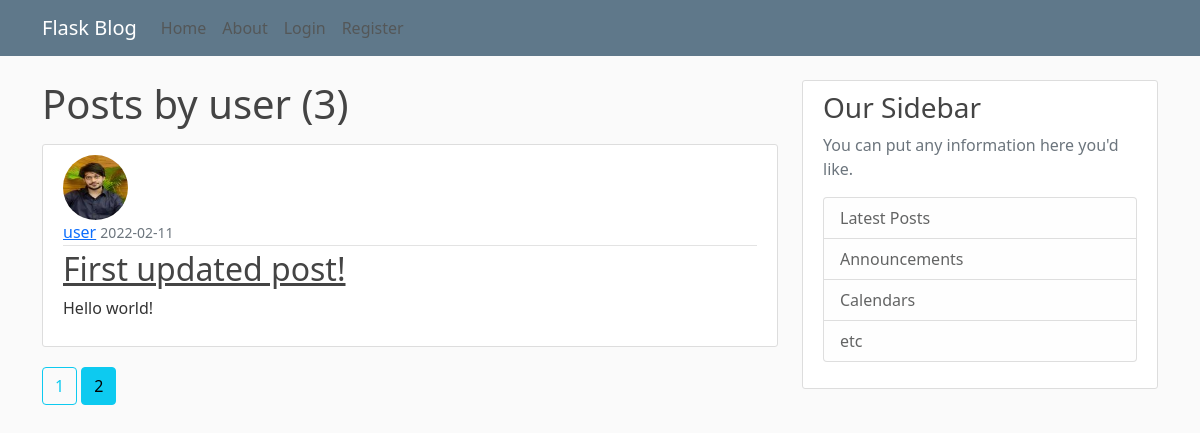
Screenshot of /user/user?page=2 with the database file from the repository.
### flaskblog/models.py (models this page shows, shortened)
class User(db.Model, UserMixin):
    id = db.Column(db.Integer, primary_key=True)
    username = db.Column(db.String(20), unique=True, nullable=False)
    email = db.Column(db.String(120), unique=True, nullable=False)
    image_file = db.Column(db.String(20), nullable=False, default='default.jpg')
    password = db.Column(db.String(60), nullable=False)
    posts = db.relationship('Post', backref='author', lazy=True)

class Post(db.Model):
    id = db.Column(db.Integer, primary_key=True)
    title = db.Column(db.String(100), nullable=False)
    date_posted = db.Column(db.DateTime, nullable=False, default=datetime.utcnow)
    content = db.Column(db.Text, nullable=False)
    user_id = db.Column(db.Integer, db.ForeignKey('user.id'), nullable=False)

### flaskblog/users/routes.py (the view)
@users.route("/user/<string:username>")
def user_posts(username):
    page = request.args.get('page', 1, type = int)
    user = User.query.filter_by(username = username).first_or_404()
    posts = Post.query.filter_by(author = user).order_by(Post.date_posted.desc()).paginate(page = page, per_page = 2)
    return render_template('user_posts.html', posts=posts, user = user)

### flaskblog/templates/user_posts.html (shortened to what this page needs)
{% extends "layout.html" %}
{% block content %}
    <h1 class="mb-3">Posts by {{ user.username }} ({{ posts.total }})</h1>
    {% for post in posts.items %}
        <article class="media content-section">
          <img class="rounded-circle article-img" src="{{ url_for('static', filename='profile_pics/' + post.author.image_file) }}">
          <div class="media-body">
            <div class="article-metadata">
              <a class="mr-2" href="{{ url_for('users.user_posts', username=post.author.username) }}">{{ post.author.username }}</a>
              <small class="text-muted">{{ post.date_posted.strftime('%Y-%m-%d') }}</small>
            </div>
            <h2><a class="article-title" href="{{ url_for('posts.post', post_id=post.id) }}">{{ post.title }}</a></h2>
            <p class="article-content">{{ post.content }}</p>
          </div>
        </article>
    {% endfor %}
    {% for page_num in posts.iter_pages(left_edge=1, right_edge=1, left_current=1, right_current=2) %}
      {% if page_num %}
        {% if posts.page == page_num %}
          <a class="btn btn-info mb-4" href="{{ url_for('users.user_posts', username=user.username, page=page_num) }}">{{ page_num }}</a>
        {% else %}
          <a class="btn btn-outline-info mb-4" href="{{ url_for('users.user_posts', username=user.username, page=page_num) }}">{{ page_num }}</a>
        {% endif %}
      {% endif %}
    {% endfor %}
{% endblock content %}

### flaskblog/static/main.css (style rules this page uses)
body { background: #fafafa; color: #333333; margin-top: 5rem; }
h1, h2, h3, h4, h5, h6 { color: #444444; }
.content-section { background: #ffffff; padding: 10px 20px; border: 1px solid #dddddd; border-radius: 3px; margin-bottom: 20px; }
.article-title { color: #444444; }
.article-content { white-space: pre-line; }
.article-img { height: 65px; width: 65px; margin-right: 16px; }
.article-metadata { padding-bottom: 1px; margin-bottom: 4px; border-bottom: 1px solid #e3e3e3 }

### rows the page displays
User: username "user"
Post: image_file (picture), author.username "user", date_posted "2022-02-11", title "First updated post!", content "Hello world!"

### other values shown
{{ posts.total }} "3"
{{ page_num }} "1"
{{ page_num }} "2"
